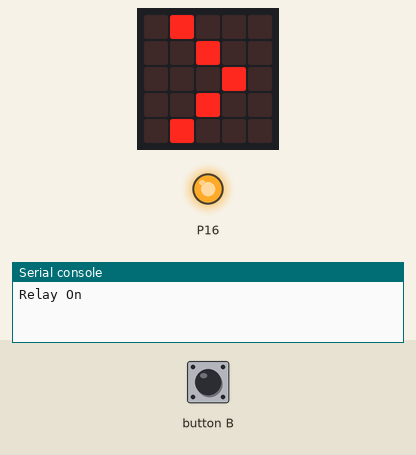
Simulated run of this program. Board: BBC micro:bit running MicroPython. On the bench: the board's 5×5 LED display, output pins drawn as LEDs (lit = HIGH), the last lines printed to the serial console. Inputs (shaded band) come from the test bench.

Above: at 1.2 s.
1.3 s: button B pressed for 0.15 s
At 6.8 s:
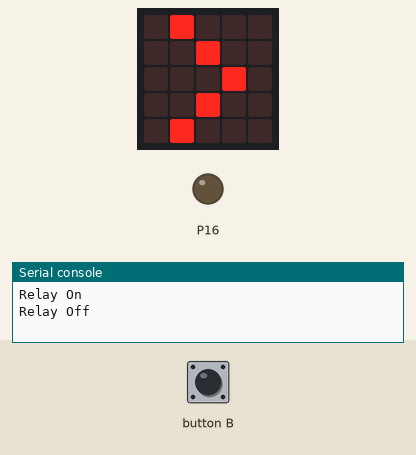
At 12.7 s:
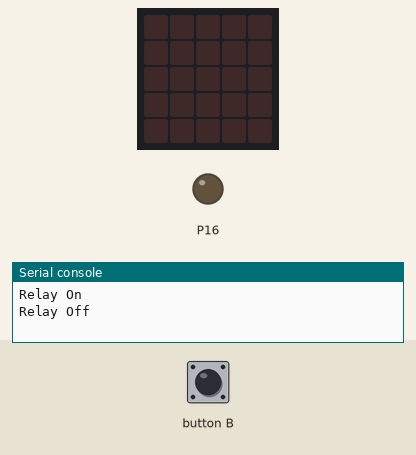
Timing chart, 0 to 14.2 s (numbered marks = the images above; inputs shaded):
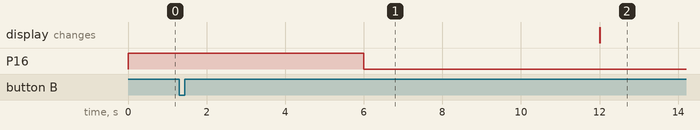

Measured:
- after the input at 1.3 s, P16: goes on until 6.0 s, then stays LOW

The program:

optocoupler-relay.py
```python
# (licence header left out)
# Note: The relay lights up when turned on, so easy to check if working

from microbit import sleep, pin16, button_b, display

_HIGH = 1
_LOW = 0

class OptocouplerRelay:
    def __init__(self, pin):
        self._pin = pin
        self.off()

    def off(self):
        self._pin.write_digital(_LOW)

    def on(self):
        self._pin.write_digital(_HIGH)

def demo():
    relay = OptocouplerRelay(pin16)
    display.show('>')

    while True:
        if button_b.was_pressed():
            display.clear()
            break

        print('Relay On')
        relay.on()
        sleep(6000)

        print('Relay Off')
        relay.off()
        sleep(6000)

if __name__ == '__main__':
    demo()
```
